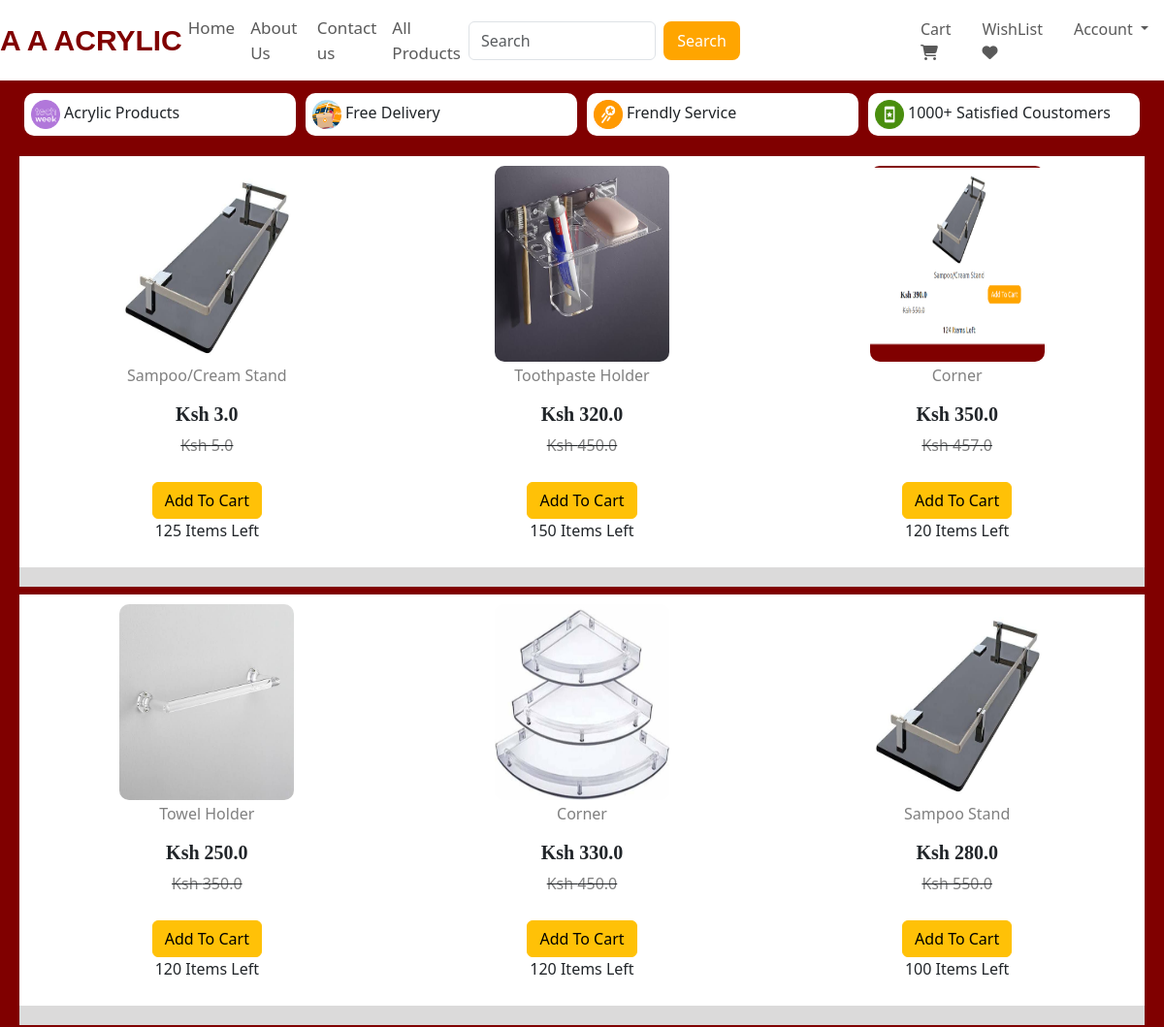
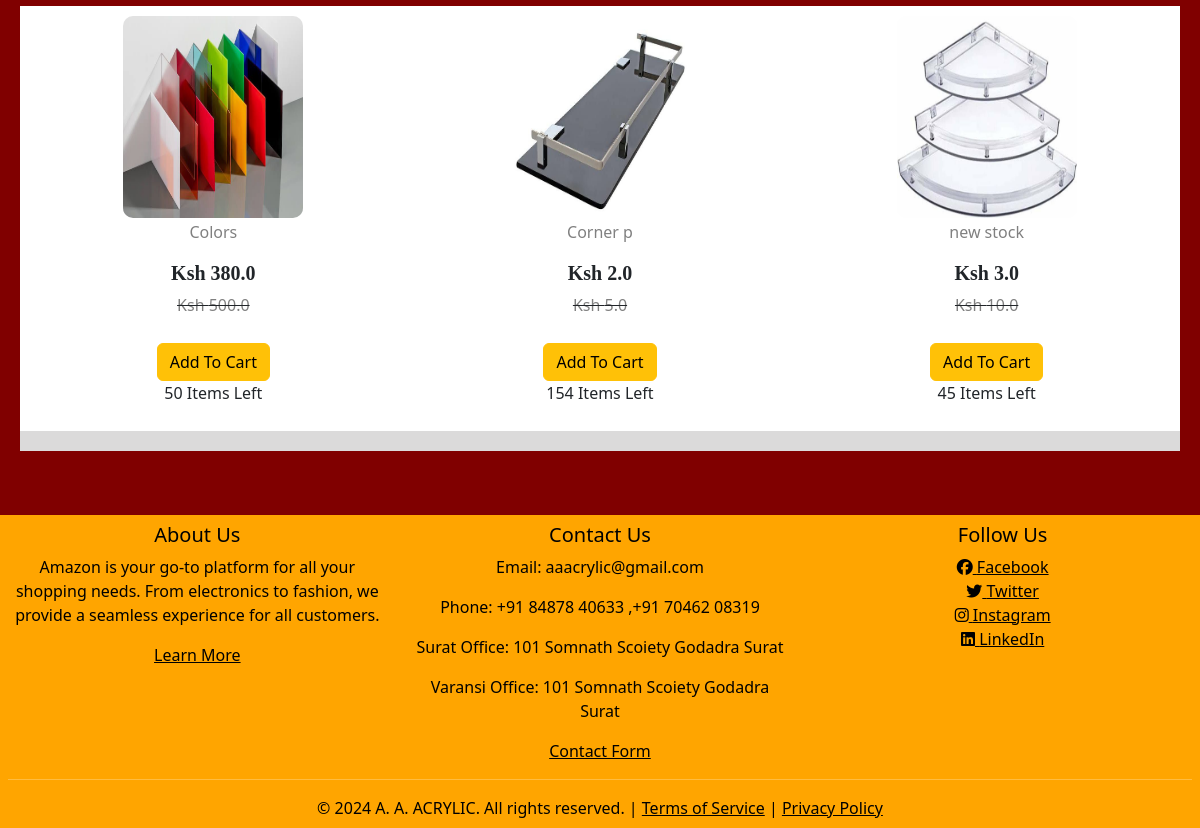
Page /products on the committed database (2 pictures, top to bottom).
### website/models.py (models this page shows, shortened)
class Product(db.Model):
    id = db.Column(db.Integer, primary_key=True)
    product_name = db.Column(db.String(100), nullable=False)
    current_price = db.Column(db.Float, nullable=False)
    previous_price = db.Column(db.Float, nullable=False)
    in_stock = db.Column(db.Integer, nullable=False)
    product_picture = db.Column(db.String(1000), nullable=False)
    flash_sale = db.Column(db.Boolean, default=False)
    date_added = db.Column(db.DateTime, default=datetime.utcnow)
    carts = db.relationship('Cart', backref=db.backref('product', lazy=True))
    orders = db.relationship('Order', backref=db.backref('product', lazy=True))

### website/views.py (the view)
@views.route('/products')
def product_list():
    items = Product.query.all()
    return render_template('product_list.html', items=items)

### website/templates/product_list.html (shortened to what this page needs)
{% extends 'base.html' %}
{% block body %}
<div class="container text-center">
    <div class="row" style="margin: 8px;">
        <div class="col" style="display: flex; background-color: white; border-radius: 10px; padding: 7px; margin: 5px;">
            <img src="../static/images/techweek.png" alt="" style="width: 30px; height: 30px;">
            <h6 style="margin: 4px">Acrylic Products</h6>
        </div>
        <div class="col" style="display: flex; background-color: white; border-radius: 10px; padding: 7px; margin: 5px;">
            <img src="../static/images/FreeDelivery.png" alt="" style="width: 30px; height: 30px;">
            <h6 style="margin: 4px">Free Delivery</h6>
        </div>
        <div class="col" style="display: flex; background-color: white; border-radius: 10px; padding: 7px; margin: 5px;">
            <img src="../static/images/food.png" alt="" style="width: 30px; height: 30px;">
            <h6 style="margin: 4px">Frendly  Service</h6>
        </div>
        <div class="col" style="display: flex; background-color: white; border-radius: 10px; padding: 7px; margin: 5px;">
            <img src="../static/images/airtime.png" alt="" style="width: 30px; height: 30px;">
            <h6 style="margin: 4px">1000+ Satisfied Coustomers</h6>
        </div>
    </div>
</div>
<div class="container text-center">
    <div class="row" style="margin: 8px; background-color: rgb(219, 218, 218);" id="column">
        {% for item in items %}
        <div class="col-md-4" style="background-color: white; padding: 10px; margin-bottom: 20px;">
            <a href="{{ url_for('admin.product_details', product_id=item.id) }}" style="text-decoration: none; color: inherit;">
                <img src="{{ item.product_picture }}" alt="" style="height: 202px; width: 180px; border-radius: 10px;">
                <div class="row" style="margin-top: 5px;">
                    <h6 style="color: gray;">{{ item.product_name }}</h6>
                </div>
                <div class="row" style="margin-top: 10px;">
                    <div class="col">
                        <h5 style="font-weight: 600; font-family: 'Times New Roman', Times, serif;">Ksh {{ item.current_price }}</h5>
                        <strike><p style="color: gray;">Ksh {{ item.previous_price }}</p></strike>
                    </div>
                </div>
                <div class="" style="margin-top: 10px;">
                    <div class="col">
                        <form action="{{ url_for('views.add_to_cart', item_id=item.id) }}" method="POST">
                            <button type="submit" class="btn btn-warning">Add To Cart</button>
                        </form>
                    </div>
                </div>
                <div class="row">
                    <p>{{ item.in_stock }} Items Left</p>
                </div>
            </a>
        </div>
        {% if loop.index % 3 == 0 %}
            </div><div class="row" style="margin: 8px; background-color: rgb(219, 218, 218);" id="column">
        {% endif %}
        {% endfor %}
    </div>
</div>
{% endblock %}

### website/static/css/style.css (style rules this page uses)
.container { max-width: 1200px; }

### website/templates/base.html (style rules this page uses)
body { display: flex; flex-direction: column; min-height: 100vh; }

### rows in the picture
Product: product_picture (picture), product_name "Sampoo/Cream Stand", current_price "3.0", previous_price "5.0", in_stock "125"
Product: product_picture (picture), product_name "Toothpaste Holder", current_price "320.0", previous_price "450.0", in_stock "150"
Product: product_picture (picture), product_name "Corner", current_price "350.0", previous_price "457.0", in_stock "120"
Product: product_picture (picture), product_name "Towel Holder", current_price "250.0", previous_price "350.0", in_stock "120"
Product: product_picture (picture), product_name "Corner", current_price "330.0", previous_price "450.0", in_stock "120"
Product: product_picture (picture), product_name "Sampoo Stand", current_price "280.0", previous_price "550.0", in_stock "100"
Product: product_picture (picture), product_name "Colors", current_price "380.0", previous_price "500.0", in_stock "50"
Product: product_picture (picture), product_name "Corner p", current_price "2.0", previous_price "5.0", in_stock "154"
Product: product_picture (picture), product_name "new stock", current_price "3.0", previous_price "10.0", in_stock "45"
